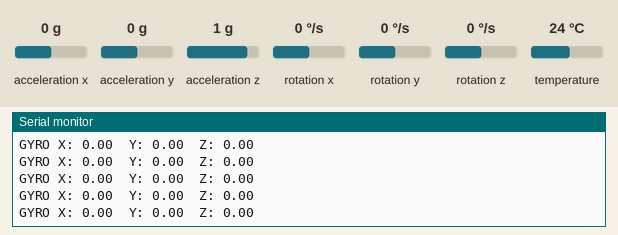
Recording of a sketch running on a simulated ESP32. Shown: the last lines printed to the serial monitor. Inputs (shaded band) come from the test bench; at power-on: rotation x 0 °/s, rotation y 0 °/s, rotation z 0 °/s, acceleration x 0 g, acceleration y 0 g, acceleration z 1 g, temperature 24 °C.

Above: at 1.4 s.
1.5 s: rotation x set to -192 °/s
At 1.55 s:
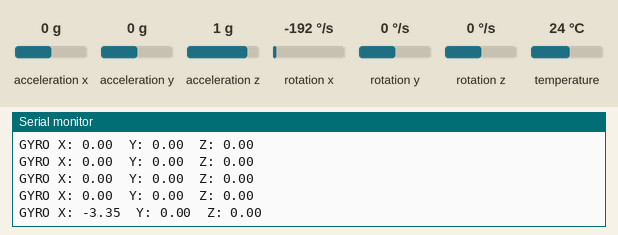
3.0 s: rotation y set to -192 °/s
At 3.0 s:
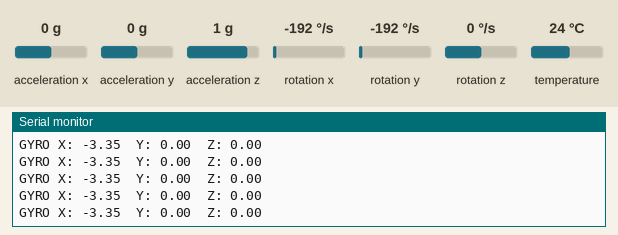
4.5 s: rotation z set to -192 °/s
At 4.5 s:
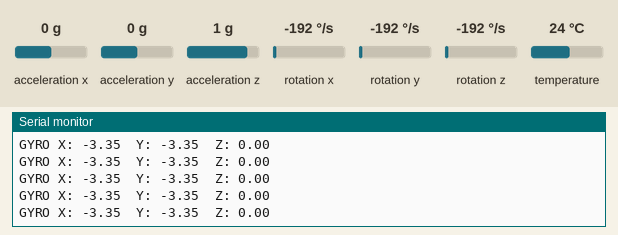

The sketch:

sender.ino
```cpp
// SignSpeaker - Glove / Sender ESP32
// MAC: 78:1C:3C:CB:31:00
//
// Reads the MPU6050 gyroscope and sends gyroX/Y/Z to the receiver over ESP-NOW
// every ~40 ms (~25 samples/s). Only gyro data is transmitted.
//
// MPU6050 wiring: VCC -> 3.3V, GND -> GND, SDA -> GPIO 23, SCL -> GPIO 22

#include <WiFi.h>
#include <esp_now.h>
#include <esp_wifi.h>
#include <Wire.h>
#include <Adafruit_MPU6050.h>
#include <Adafruit_Sensor.h>

// Both boards must use the same channel. Must match receiver.ino.
#define ESPNOW_CHANNEL 1

#define SEND_INTERVAL_MS 40

// Receiver ESP32 MAC: D4:E9:F4:ED:B9:A4
uint8_t receiverMAC[] = {
  0xD4,
  0xE9,
  0xF4,
  0xED,
  0xB9,
  0xA4
};

typedef struct {

  float gyroX;
  float gyroY;
  float gyroZ;

} GyroData;

Adafruit_MPU6050 mpu;
GyroData data;

void setup() {
  Serial.begin(115200);
  delay(200);

  Wire.begin(23, 22);

  while (!mpu.begin()) {
    Serial.println("MPU6050 not found - check wiring (SDA 23, SCL 22)");
    delay(1000);
  }

  mpu.setGyroRange(MPU6050_RANGE_500_DEG);
  mpu.setFilterBandwidth(MPU6050_BAND_21_HZ);
  Serial.println("MPU6050 ready");

  WiFi.mode(WIFI_STA);

  // Pin the radio to a fixed channel so sender and receiver always match.
  esp_wifi_set_promiscuous(true);
  esp_wifi_set_channel(ESPNOW_CHANNEL, WIFI_SECOND_CHAN_NONE);
  esp_wifi_set_promiscuous(false);

  if (esp_now_init() != ESP_OK) {
    Serial.println("ESP-NOW init failed - restarting");
    delay(1000);
    ESP.restart();
  }

  esp_now_peer_info_t peerInfo = {};
  memcpy(peerInfo.peer_addr, receiverMAC, 6);
  peerInfo.channel = 0;  // 0 = current channel (ESPNOW_CHANNEL)
  peerInfo.encrypt = false;

  if (esp_now_add_peer(&peerInfo) != ESP_OK) {
    Serial.println("Failed to add receiver peer");
  }

  Serial.print("Sender MAC: ");
  Serial.println(WiFi.macAddress());
}

void loop() {
  sensors_event_t a, g, temp;
  mpu.getEvent(&a, &g, &temp);

  data.gyroX = g.gyro.x;
  data.gyroY = g.gyro.y;
  data.gyroZ = g.gyro.z;

  esp_now_send(
    receiverMAC,
    (uint8_t *)&data,
    sizeof(data)
  );

  Serial.printf("GYRO X: %.2f  Y: %.2f  Z: %.2f\n", data.gyroX, data.gyroY, data.gyroZ);

  delay(SEND_INTERVAL_MS);
}
```

Measured:
- after the input at 1.5 s, the serial monitor: prints a new line at once (image 1)
